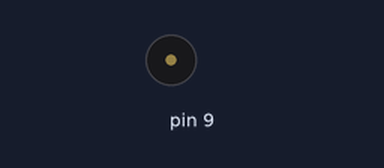
The sketch below on a simulated Arduino Uno, built with avr-gcc and run on an emulated ATmega328P. Shown: buzzer (waves = sounding).

Above: at 0.5 s.
Timing chart, 0 to 3.0 s (numbered marks = the images above):
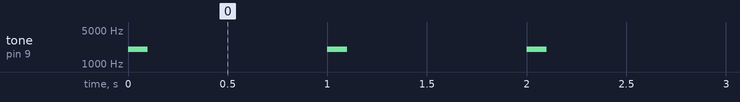

The sketch:

buzzer.ino
```cpp
/*
Arduino code that plays a tone on a speaker.
*/

// Define the setup() function, which is executed only once during powerup.
void setup() {

}

// Define the loop() function, which is called repeatedly during the program execution.
void loop() {
    // Play a tone at 2000 Hz frequency and 100 ms duration on pin 9.
    // Hint: Use the tone() function with 9 as the pin number, 2000 as the frequency, and 100 as the duration.
    tone(9, 2000, 100);

    // Wait for 1000 milliseconds (1 second) before executing the next command.
    // Hint: Use the delay() function with 1000 as its argument.
    delay(1000);
}
```

Measured:
- by itself, tone on pin 9: alternates 2000 Hz for 0.10 s and silent for 0.90 s
